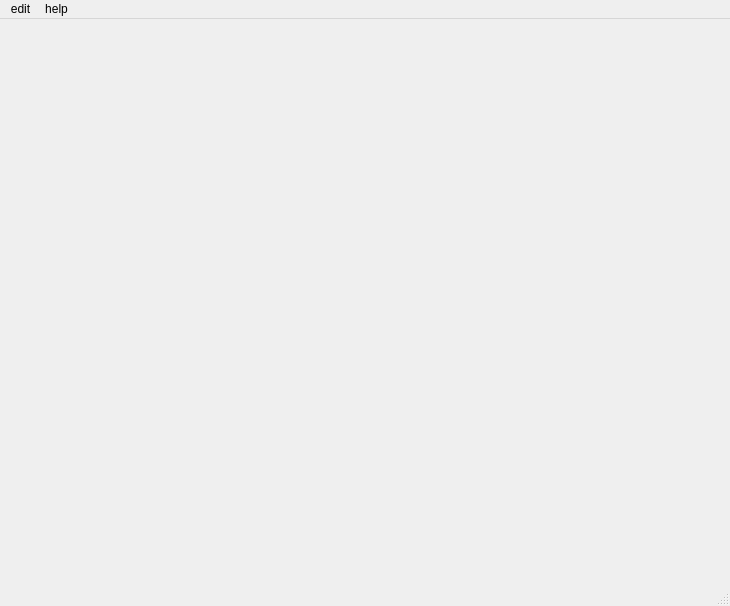
<?xml version="1.0" encoding="UTF-8"?>
<ui version="4.0">
 <class>MainWindow</class>
 <widget class="QMainWindow" name="MainWindow">
  <property name="geometry">
   <rect>
    <x>0</x>
    <y>0</y>
    <width>730</width>
    <height>606</height>
   </rect>
  </property>
  <property name="windowTitle">
   <string>MainWindow</string>
  </property>
  <widget class="QWidget" name="centralWidget"/>
  <widget class="QMenuBar" name="menuBar">
   <property name="geometry">
    <rect>
     <x>0</x>
     <y>0</y>
     <width>730</width>
     <height>23</height>
    </rect>
   </property>
   <widget class="QMenu" name="menuEdit">
    <property name="title">
     <string>edit</string>
    </property>
    <addaction name="actionCopy"/>
    <addaction name="actionEat"/>
   </widget>
   <widget class="QMenu" name="menuHelp">
    <property name="title">
     <string>help</string>
    </property>
    <addaction name="actionChakan"/>
    <addaction name="actionTihuan"/>
   </widget>
   <addaction name="menuEdit"/>
   <addaction name="menuHelp"/>
  </widget>
  <widget class="QStatusBar" name="statusBar"/>
  <action name="actionCopy">
   <property name="text">
    <string>copy</string>
   </property>
  </action>
  <action name="actionEat">
   <property name="text">
    <string>eat</string>
   </property>
  </action>
  <action name="actionChakan">
   <property name="text">
    <string>chakan</string>
   </property>
  </action>
  <action name="actionTihuan">
   <property name="text">
    <string>tihuan</string>
   </property>
  </action>
 </widget>
 <layoutdefault spacing="6" margin="11"/>
 <resources/>
 <connections/>
</ui>
